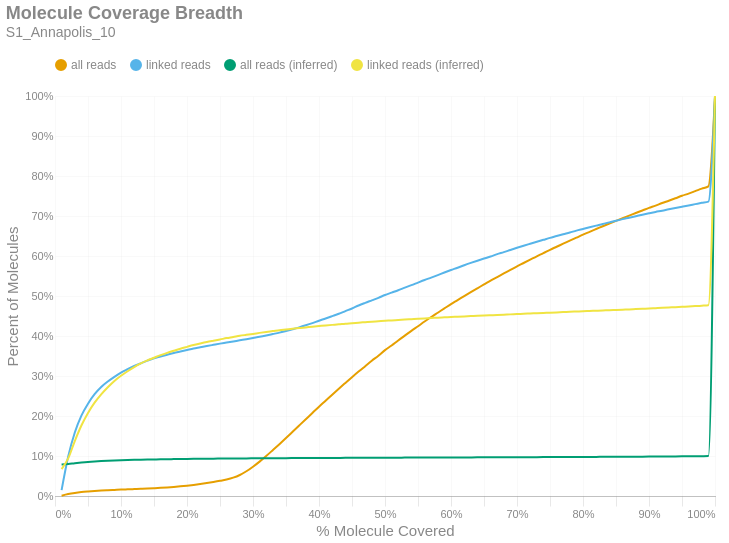

Notebook code cell kept with this figure:
### Markdown cell above
### Molecule Read Coverage
This chart shows molecule coverage breadth as computed by the number of bases aligned to that molecule. In other words, "*how much of each unique long molecule is actually sequenced/aligned?*" Keep in mind there is a distinction between sequences and alignments, since some sequences belonging to a particular molecule may not align well and wouldn't appear in the alignment data. This chart also shows molecule coverage breadth as computed by the *inferred fragment* from which the aligned sequences originate. Unlike read coverage, this calculation takes into account the total insert size, including unsequenced gaps between the forward and reverse reads. Like the previous figures, these are cumulative percents.

### Code cell
if SKIPLR:
    print_html(f"Skipped")
else:
    binned_df = consolidated_hist(valids['coverage_bp'], mask, 0.01, True)
    binned_df_inf = consolidated_hist(valids['coverage_inserts'], mask, 0.01, True)
    binned_df = binned_df.with_columns(pl.lit(binned_df_inf['all reads (cumsum)']).alias('all reads (inferred)'))
    binned_df = binned_df.with_columns(pl.lit(binned_df_inf['linked reads (cumsum)']).alias('linked reads (inferred)'))
    binned_df = binned_df.with_columns(
        (pl.col('bin').cast(pl.Float64) + 0.01).alias('right_edge')
    )

    with SafeRender(binned_df):
        (
            density_plot(binned_df, 'Molecule Coverage Breadth', samplename, 'molcov', ['all reads (inferred)','linked reads (inferred)'])
            .encode(
                #x=alt.X('bin:Q', title="% Molecule Covered").axis(format = '%').scale(padding=0),
                x=alt.X('right_edge:Q', title="% Molecule Covered").axis(format='%').scale(padding=0),
                y=alt.Y('value:Q', title='Percent of Molecules')
                    .axis(format='%')
                    .stack(False)
                    .scale(domainMin=0, padding=0),
                color=alt.Color("key:N").scale(domain = ["all reads", "linked reads", "all reads (inferred)", "linked reads (inferred)"]),
                tooltip = [
                    alt.Tooltip("key:N", title = "Data Type"),
                    alt.Tooltip("range_label:N", title="% Molecule Covered"),
                    alt.Tooltip("value:Q", format = ".2%", title="% Molecules")
                ]
            )
        ).display()

### Figure 1 — Vega-Lite specification as saved in the notebook (floating-point values rounded to 4 significant figures)
{"width": "container", "height": 400, "config": {"title": {"anchor": "start", "dy": -15, "fontSize": 18, "color": "#888888", "subtitleColor": "#888888", "subtitleFontSize": 14}, "arc": {"fill": "#0072B2"}, "axis": {"domainColor": "#888888", "domainWidth": 0.5, "gridWidth": 0.2, "grid": false, "titleFontWeight": 400, "titleFontSize": 15, "labelFontSize": 11, "labelColor": "#888888", "tickColor": "#888888", "tickWidth": 0.2, "titleColor": "#888888"}, "axisBand": {"grid": false}, "axisX": {"grid": true, "tickSize": 10, "domainCap": "round"}, "axisY": {"domain": false, "grid": true, "tickSize": 0, "domainCap": "round"}, "background": "transparent", "header": {"labelFontSize": 15, "labelColor": "#888888", "titleFontSize": 15, "titleFontWeight": 600, "titleColor": "#888888"}, "legend": {"labelFont": "sans-serif", "labelFontSize": 12, "labelColor": "#888888", "symbolSize": 100, "symbolType": "circle", "titleFontSize": 12, "titlePadding": 10, "titleColor": "#888888", "title": null, "orient": "top"}, "range": {"category": ["#E69F00", "#56B4E9", "#009E73", "#F0E442", "#0072B2", "#D55E00", "#CC79A7", "#000000"], "diverging": ["#cfe8f3", "#a2d4ec", "#73bfe2", "#46abdb", "#1696d2", "#12719e"]}, "area": {"fill": "#0072B2", "fillOpacity": 0.7, "line": true, "strokeOpacity": 0.7}, "line": {"color": "#0072B2", "stroke": "#0072B2", "strokeWidth": 2}, "trail": {"color": "#0072B2", "stroke": "#0072B2", "strokeWidth": 0, "size": 1}, "point": {"filled": true, "fillOpacity": 1.0, "size": 95}, "text": {"color": "#888888", "fontSize": 11, "align": "right", "fontWeight": 400, "size": 11}, "bar": {"fill": "#0072B2", "stroke": null}, "view": {"stroke": null, "continuousWidth": 660, "continuousHeight": 400}}, "data": {"name": "data-e808fcab689f6479f6a230d7e9f67c20"}, "mark": {"type": "line", "interpolate": "monotone", "point": {"opacity": 0, "size": 275}}, "encoding": {"color": {"field": "key", "scale": {"domain": ["all reads", "linked reads", "all reads (inferred)", "linked reads (inferred)"]}, "type": "nominal"}, "tooltip": [{"field": "key", "title": "Data Type", "type": "nominal"}, {"field": "range_label", "title": "% Molecule Covered", "type": "nominal"}, {"field": "value", "format": ".2%", "title": "% Molecules", "type": "quantitative"}], "x": {"axis": {"format": "%"}, "field": "right_edge", "scale": {"padding": 0}, "title": "% Molecule Covered", "type": "quantitative"}, "y": {"axis": {"format": "%"}, "field": "value", "scale": {"domainMin": 0, "padding": 0}, "stack": false, "title": "Percent of Molecules", "type": "quantitative"}}, "params": [{"name": "param_c36ac31b6afebe62", "select": {"type": "point", "fields": ["key"]}, "bind": "legend"}], "title": {"text": "Molecule Coverage Breadth", "subtitle": "S1_Annapolis_10"}, "transform": [{"fold": ["all reads (cumsum)", "linked reads (cumsum)", "all reads (inferred)", "linked reads (inferred)"]}, {"calculate": "replace(datum.key, ' (cumsum)', '')", "as": "key"}, {"filter": {"param": "param_c36ac31b6afebe62"}}], "usermeta": {"embedOptions": {"downloadFileName": "S1_Annapolis_10.molcov"}}, "$schema": "https://vega.github.io/schema/vega-lite/v6.1.0.json", "datasets": {"data-e808fcab689f6479f6a230d7e9f67c20": [{"bin": "0.0", "interval": "0.0-0.01", "all reads": 0.0008347, "linked reads": 0.01462, "all reads (cumsum)": 0.0008347, "linked reads (cumsum)": 0.01462, "range_label": "0.0-0.01", "all reads (inferred)": 0.0788, "linked reads (inferred)": 0.06729, "right_edge": 0.01}, {"bin": "0.01", "interval": "0.01-0.02", "all reads": 0.003946, "linked reads": 0.084, "all reads (cumsum)": 0.004781, "linked reads (cumsum)": 0.09863, "range_label": "0.01-0.02", "all reads (inferred)": 0.08008, "linked reads (inferred)": 0.09397, "right_edge": 0.02}, {"bin": "0.02", "interval": "0.02-0.03", "all reads": 0.002862, "linked reads": 0.06025, "all reads (cumsum)": 0.007643, "linked reads (cumsum)": 0.1589, "range_label": "0.02-0.03", "all reads (inferred)": 0.08202, "linked reads (inferred)": 0.1373, "right_edge": 0.03}, {"bin": "0.03", "interval": "0.03-0.04", "all reads": 0.00213, "linked reads": 0.04216, "all reads (cumsum)": 0.009773, "linked reads (cumsum)": 0.201, "range_label": "0.03-0.04", "all reads (inferred)": 0.08376, "linked reads (inferred)": 0.1761, "right_edge": 0.04}, {"bin": "0.04", "interval": "0.04-0.05", "all reads": 0.001524, "linked reads": 0.02984, "all reads (cumsum)": 0.0113, "linked reads (cumsum)": 0.2309, "range_label": "0.04-0.05", "all reads (inferred)": 0.08525, "linked reads (inferred)": 0.2076, "right_edge": 0.05}, {"bin": "0.05", "interval": "0.05-0.06", "all reads": 0.001273, "linked reads": 0.02358, "all reads (cumsum)": 0.01257, "linked reads (cumsum)": 0.2545, "range_label": "0.05-0.06", "all reads (inferred)": 0.08641, "linked reads (inferred)": 0.2332, "right_edge": 0.06}, {"bin": "0.06", "interval": "0.06-0.07", "all reads": 0.001037, "linked reads": 0.01802, "all reads (cumsum)": 0.01361, "linked reads (cumsum)": 0.2725, "range_label": "0.06-0.07", "all reads (inferred)": 0.08734, "linked reads (inferred)": 0.2541, "right_edge": 0.07}, {"bin": "0.07", "interval": "0.07-0.08", "all reads": 0.0008453, "linked reads": 0.01376, "all reads (cumsum)": 0.01445, "linked reads (cumsum)": 0.2862, "range_label": "0.07-0.08", "all reads (inferred)": 0.08814, "linked reads (inferred)": 0.2719, "right_edge": 0.08}, {"bin": "0.08", "interval": "0.08-0.09", "all reads": 0.0007705, "linked reads": 0.01167, "all reads (cumsum)": 0.01522, "linked reads (cumsum)": 0.2979, "range_label": "0.08-0.09", "all reads (inferred)": 0.08884, "linked reads (inferred)": 0.2877, "right_edge": 0.09}, {"bin": "0.09", "interval": "0.09-0.1", "all reads": 0.0007721, "linked reads": 0.01055, "all reads (cumsum)": 0.01599, "linked reads (cumsum)": 0.3085, "range_label": "0.09-0.1", "all reads (inferred)": 0.08941, "linked reads (inferred)": 0.3006, "right_edge": 0.1}, {"bin": "0.1", "interval": "0.1-0.11", "all reads": 0.0006775, "linked reads": 0.008552, "all reads (cumsum)": 0.01667, "linked reads (cumsum)": 0.317, "range_label": "0.1-0.11", "all reads (inferred)": 0.08991, "linked reads (inferred)": 0.3119, "right_edge": 0.11}, {"bin": "0.11", "interval": "0.11-0.12", "all reads": 0.0006762, "linked reads": 0.007984, "all reads (cumsum)": 0.01735, "linked reads (cumsum)": 0.325, "range_label": "0.11-0.12", "all reads (inferred)": 0.09037, "linked reads (inferred)": 0.3222, "right_edge": 0.12}, {"bin": "0.12", "interval": "0.12-0.13", "all reads": 0.0006766, "linked reads": 0.00671, "all reads (cumsum)": 0.01802, "linked reads (cumsum)": 0.3317, "range_label": "0.12-0.13", "all reads (inferred)": 0.09078, "linked reads (inferred)": 0.3315, "right_edge": 0.13}, {"bin": "0.13", "interval": "0.13-0.14", "all reads": 0.0006961, "linked reads": 0.00672, "all reads (cumsum)": 0.01872, "linked reads (cumsum)": 0.3384, "range_label": "0.13-0.14", "all reads (inferred)": 0.09112, "linked reads (inferred)": 0.3391, "right_edge": 0.14}, {"bin": "0.14", "interval": "0.14-0.15", "all reads": 0.0007734, "linked reads": 0.006003, "all reads (cumsum)": 0.01949, "linked reads (cumsum)": 0.3444, "range_label": "0.14-0.15", "all reads (inferred)": 0.09141, "linked reads (inferred)": 0.3457, "right_edge": 0.15}, {"bin": "0.15", "interval": "0.15-0.16", "all reads": 0.000841, "linked reads": 0.00446, "all reads (cumsum)": 0.02034, "linked reads (cumsum)": 0.3489, "range_label": "0.15-0.16", "all reads (inferred)": 0.09171, "linked reads (inferred)": 0.3522, "right_edge": 0.16}, {"bin": "0.16", "interval": "0.16-0.17", "all reads": 0.001024, "linked reads": 0.00444, "all reads (cumsum)": 0.02136, "linked reads (cumsum)": 0.3533, "range_label": "0.16-0.17", "all reads (inferred)": 0.09196, "linked reads (inferred)": 0.3579, "right_edge": 0.17}, {"bin": "0.17", "interval": "0.17-0.18", "all reads": 0.001286, "linked reads": 0.004301, "all reads (cumsum)": 0.02265, "linked reads (cumsum)": 0.3576, "range_label": "0.17-0.18", "all reads (inferred)": 0.09219, "linked reads (inferred)": 0.363, "right_edge": 0.18}, {"bin": "0.18", "interval": "0.18-0.19", "all reads": 0.001499, "linked reads": 0.003674, "all reads (cumsum)": 0.02414, "linked reads (cumsum)": 0.3613, "range_label": "0.18-0.19", "all reads (inferred)": 0.09243, "linked reads (inferred)": 0.3683, "right_edge": 0.19}, {"bin": "0.19", "interval": "0.19-0.2", "all reads": 0.001727, "linked reads": 0.003644, "all reads (cumsum)": 0.02587, "linked reads (cumsum)": 0.3649, "range_label": "0.19-0.2", "all reads (inferred)": 0.09264, "linked reads (inferred)": 0.3729, "right_edge": 0.2}, {"bin": "0.2", "interval": "0.2-0.21", "all reads": 0.001894, "linked reads": 0.003624, "all reads (cumsum)": 0.02777, "linked reads (cumsum)": 0.3686, "range_label": "0.2-0.21", "all reads (inferred)": 0.09284, "linked reads (inferred)": 0.3773, "right_edge": 0.21}, {"bin": "0.21", "interval": "0.21-0.22", "all reads": 0.002126, "linked reads": 0.003126, "all reads (cumsum)": 0.02989, "linked reads (cumsum)": 0.3717, "range_label": "0.21-0.22", "all reads (inferred)": 0.09302, "linked reads (inferred)": 0.3811, "right_edge": 0.22}, {"bin": "0.22", "interval": "0.22-0.23", "all reads": 0.002383, "linked reads": 0.003196, "all reads (cumsum)": 0.03228, "linked reads (cumsum)": 0.3749, "range_label": "0.22-0.23", "all reads (inferred)": 0.09319, "linked reads (inferred)": 0.3848, "right_edge": 0.23}, {"bin": "0.23", "interval": "0.23-0.24", "all reads": 0.002651, "linked reads": 0.003026, "all reads (cumsum)": 0.03493, "linked reads (cumsum)": 0.3779, "range_label": "0.23-0.24", "all reads (inferred)": 0.09334, "linked reads (inferred)": 0.3881, "right_edge": 0.24}, {"bin": "0.24", "interval": "0.24-0.25", "all reads": 0.002952, "linked reads": 0.002987, "all reads (cumsum)": 0.03788, "linked reads (cumsum)": 0.3809, "range_label": "0.24-0.25", "all reads (inferred)": 0.09349, "linked reads (inferred)": 0.3913, "right_edge": 0.25}, {"bin": "0.25", "interval": "0.25-0.26", "all reads": 0.003371, "linked reads": 0.002698, "all reads (cumsum)": 0.04125, "linked reads (cumsum)": 0.3836, "range_label": "0.25-0.26", "all reads (inferred)": 0.09365, "linked reads (inferred)": 0.3948, "right_edge": 0.26}, {"bin": "0.26", "interval": "0.26-0.27", "all reads": 0.004576, "linked reads": 0.002758, "all reads (cumsum)": 0.04583, "linked reads (cumsum)": 0.3864, "range_label": "0.26-0.27", "all reads (inferred)": 0.09378, "linked reads (inferred)": 0.3976, "right_edge": 0.27}, {"bin": "0.27", "interval": "0.27-0.28", "all reads": 0.006722, "linked reads": 0.002857, "all reads (cumsum)": 0.05255, "linked reads (cumsum)": 0.3892, "range_label": "0.27-0.28", "all reads (inferred)": 0.09391, "linked reads (inferred)": 0.4005, "right_edge": 0.28}, {"bin": "0.28", "interval": "0.28-0.29", "all reads": 0.009259, "linked reads": 0.002718, "all reads (cumsum)": 0.06181, "linked reads (cumsum)": 0.3919, "range_label": "0.28-0.29", "all reads (inferred)": 0.09402, "linked reads (inferred)": 0.4029, "right_edge": 0.29}, {"bin": "0.29", "interval": "0.29-0.3", "all reads": 0.01142, "linked reads": 0.003016, "all reads (cumsum)": 0.07323, "linked reads (cumsum)": 0.3949, "range_label": "0.29-0.3", "all reads (inferred)": 0.09413, "linked reads (inferred)": 0.4053, "right_edge": 0.3}, {"bin": "0.3", "interval": "0.3-0.31", "all reads": 0.01266, "linked reads": 0.002927, "all reads (cumsum)": 0.08589, "linked reads (cumsum)": 0.3979, "range_label": "0.3-0.31", "all reads (inferred)": 0.09425, "linked reads (inferred)": 0.4078, "right_edge": 0.31}, {"bin": "0.31", "interval": "0.31-0.32", "all reads": 0.01401, "linked reads": 0.003325, "all reads (cumsum)": 0.0999, "linked reads (cumsum)": 0.4012, "range_label": "0.31-0.32", "all reads (inferred)": 0.09436, "linked reads (inferred)": 0.4102, "right_edge": 0.32}, {"bin": "0.32", "interval": "0.32-0.33", "all reads": 0.01475, "linked reads": 0.003594, "all reads (cumsum)": 0.1147, "linked reads (cumsum)": 0.4048, "range_label": "0.32-0.33", "all reads (inferred)": 0.09446, "linked reads (inferred)": 0.4123, "right_edge": 0.33}, {"bin": "0.33", "interval": "0.33-0.34", "all reads": 0.01495, "linked reads": 0.003634, "all reads (cumsum)": 0.1296, "linked reads (cumsum)": 0.4084, "range_label": "0.33-0.34", "all reads (inferred)": 0.09456, "linked reads (inferred)": 0.4145, "right_edge": 0.34}, {"bin": "0.34", "interval": "0.34-0.35", "all reads": 0.01537, "linked reads": 0.004191, "all reads (cumsum)": 0.145, "linked reads (cumsum)": 0.4126, "range_label": "0.34-0.35", "all reads (inferred)": 0.09465, "linked reads (inferred)": 0.4163, "right_edge": 0.35}, {"bin": "0.35", "interval": "0.35-0.36", "all reads": 0.01566, "linked reads": 0.0044, "all reads (cumsum)": 0.1606, "linked reads (cumsum)": 0.417, "range_label": "0.35-0.36", "all reads (inferred)": 0.09474, "linked reads (inferred)": 0.4182, "right_edge": 0.36}, {"bin": "0.36", "interval": "0.36-0.37", "all reads": 0.01571, "linked reads": 0.004599, "all reads (cumsum)": 0.1764, "linked reads (cumsum)": 0.4216, "range_label": "0.36-0.37", "all reads (inferred)": 0.09483, "linked reads (inferred)": 0.4198, "right_edge": 0.37}, {"bin": "0.37", "interval": "0.37-0.38", "all reads": 0.01565, "linked reads": 0.005117, "all reads (cumsum)": 0.192, "linked reads (cumsum)": 0.4267, "range_label": "0.37-0.38", "all reads (inferred)": 0.09491, "linked reads (inferred)": 0.4215, "right_edge": 0.38}, {"bin": "0.38", "interval": "0.38-0.39", "all reads": 0.01548, "linked reads": 0.005515, "all reads (cumsum)": 0.2075, "linked reads (cumsum)": 0.4322, "range_label": "0.38-0.39", "all reads (inferred)": 0.095, "linked reads (inferred)": 0.4233, "right_edge": 0.39}, {"bin": "0.39", "interval": "0.39-0.4", "all reads": 0.01579, "linked reads": 0.005943, "all reads (cumsum)": 0.2233, "linked reads (cumsum)": 0.4382, "range_label": "0.39-0.4", "all reads (inferred)": 0.09507, "linked reads (inferred)": 0.4249, "right_edge": 0.4}, {"bin": "0.4", "interval": "0.4-0.41", "all reads": 0.01497, "linked reads": 0.005595, "all reads (cumsum)": 0.2382, "linked reads (cumsum)": 0.4438, "range_label": "0.4-0.41", "all reads (inferred)": 0.09515, "linked reads (inferred)": 0.4264, "right_edge": 0.41}, {"bin": "0.41", "interval": "0.41-0.42", "all reads": 0.01515, "linked reads": 0.005874, "all reads (cumsum)": 0.2534, "linked reads (cumsum)": 0.4497, "range_label": "0.41-0.42", "all reads (inferred)": 0.09523, "linked reads (inferred)": 0.4278, "right_edge": 0.42}, {"bin": "0.42", "interval": "0.42-0.43", "all reads": 0.01479, "linked reads": 0.005973, "all reads (cumsum)": 0.2682, "linked reads (cumsum)": 0.4556, "range_label": "0.42-0.43", "all reads (inferred)": 0.09529, "linked reads (inferred)": 0.4292, "right_edge": 0.43}, {"bin": "0.43", "interval": "0.43-0.44", "all reads": 0.01448, "linked reads": 0.00663, "all reads (cumsum)": 0.2827, "linked reads (cumsum)": 0.4623, "range_label": "0.43-0.44", "all reads (inferred)": 0.09537, "linked reads (inferred)": 0.4307, "right_edge": 0.44}, {"bin": "0.44", "interval": "0.44-0.45", "all reads": 0.01437, "linked reads": 0.006551, "all reads (cumsum)": 0.297, "linked reads (cumsum)": 0.4688, "range_label": "0.44-0.45", "all reads (inferred)": 0.09543, "linked reads (inferred)": 0.4319, "right_edge": 0.45}, {"bin": "0.45", "interval": "0.45-0.46", "all reads": 0.01399, "linked reads": 0.007516, "all reads (cumsum)": 0.311, "linked reads (cumsum)": 0.4763, "range_label": "0.45-0.46", "all reads (inferred)": 0.09551, "linked reads (inferred)": 0.4333, "right_edge": 0.46}, {"bin": "0.46", "interval": "0.46-0.47", "all reads": 0.01357, "linked reads": 0.006561, "all reads (cumsum)": 0.3246, "linked reads (cumsum)": 0.4829, "range_label": "0.46-0.47", "all reads (inferred)": 0.09557, "linked reads (inferred)": 0.4345, "right_edge": 0.47}, {"bin": "0.47", "interval": "0.47-0.48", "all reads": 0.0135, "linked reads": 0.006222, "all reads (cumsum)": 0.3381, "linked reads (cumsum)": 0.4891, "range_label": "0.47-0.48", "all reads (inferred)": 0.09563, "linked reads (inferred)": 0.4358, "right_edge": 0.48}, {"bin": "0.48", "interval": "0.48-0.49", "all reads": 0.01261, "linked reads": 0.006272, "all reads (cumsum)": 0.3507, "linked reads (cumsum)": 0.4954, "range_label": "0.48-0.49", "all reads (inferred)": 0.09569, "linked reads (inferred)": 0.4369, "right_edge": 0.49}, {"bin": "0.49", "interval": "0.49-0.5", "all reads": 0.01398, "linked reads": 0.007178, "all reads (cumsum)": 0.3647, "linked reads (cumsum)": 0.5026, "range_label": "0.49-0.5", "all reads (inferred)": 0.09576, "linked reads (inferred)": 0.438, "right_edge": 0.5}, {"bin": "0.5", "interval": "0.5-0.51", "all reads": 0.01152, "linked reads": 0.005933, "all reads (cumsum)": 0.3762, "linked reads (cumsum)": 0.5085, "range_label": "0.5-0.51", "all reads (inferred)": 0.09581, "linked reads (inferred)": 0.4389, "right_edge": 0.51}, {"bin": "0.51", "interval": "0.51-0.52", "all reads": 0.01266, "linked reads": 0.005884, "all reads (cumsum)": 0.3889, "linked reads (cumsum)": 0.5144, "range_label": "0.51-0.52", "all reads (inferred)": 0.09588, "linked reads (inferred)": 0.4401, "right_edge": 0.52}, {"bin": "0.52", "interval": "0.52-0.53", "all reads": 0.01201, "linked reads": 0.006561, "all reads (cumsum)": 0.4009, "linked reads (cumsum)": 0.5209, "range_label": "0.52-0.53", "all reads (inferred)": 0.09594, "linked reads (inferred)": 0.4411, "right_edge": 0.53}, {"bin": "0.53", "interval": "0.53-0.54", "all reads": 0.01206, "linked reads": 0.006103, "all reads (cumsum)": 0.4129, "linked reads (cumsum)": 0.527, "range_label": "0.53-0.54", "all reads (inferred)": 0.096, "linked reads (inferred)": 0.4421, "right_edge": 0.54}, {"bin": "0.54", "interval": "0.54-0.55", "all reads": 0.01152, "linked reads": 0.006541, "all reads (cumsum)": 0.4245, "linked reads (cumsum)": 0.5336, "range_label": "0.54-0.55", "all reads (inferred)": 0.09606, "linked reads (inferred)": 0.4431, "right_edge": 0.55}, {"bin": "0.55", "interval": "0.55-0.56", "all reads": 0.0117, "linked reads": 0.006431, "all reads (cumsum)": 0.4362, "linked reads (cumsum)": 0.54, "range_label": "0.55-0.56", "all reads (inferred)": 0.09612, "linked reads (inferred)": 0.444, "right_edge": 0.56}, {"bin": "0.56", "interval": "0.56-0.57", "all reads": 0.01126, "linked reads": 0.006073, "all reads (cumsum)": 0.4474, "linked reads (cumsum)": 0.5461, "range_label": "0.56-0.57", "all reads (inferred)": 0.09618, "linked reads (inferred)": 0.4449, "right_edge": 0.57}, {"bin": "0.57", "interval": "0.57-0.58", "all reads": 0.01079, "linked reads": 0.006232, "all reads (cumsum)": 0.4582, "linked reads (cumsum)": 0.5523, "range_label": "0.57-0.58", "all reads (inferred)": 0.09624, "linked reads (inferred)": 0.4459, "right_edge": 0.58}, {"bin": "0.58", "interval": "0.58-0.59", "all reads": 0.01079, "linked reads": 0.006401, "all reads (cumsum)": 0.469, "linked reads (cumsum)": 0.5587, "range_label": "0.58-0.59", "all reads (inferred)": 0.0963, "linked reads (inferred)": 0.4466, "right_edge": 0.59}, {"bin": "0.59", "interval": "0.59-0.6", "all reads": 0.01077, "linked reads": 0.006142, "all reads (cumsum)": 0.4798, "linked reads (cumsum)": 0.5649, "range_label": "0.59-0.6", "all reads (inferred)": 0.09636, "linked reads (inferred)": 0.4474, "right_edge": 0.6}, {"bin": "0.6", "interval": "0.6-0.61", "all reads": 0.009922, "linked reads": 0.005834, "all reads (cumsum)": 0.4897, "linked reads (cumsum)": 0.5707, "range_label": "0.6-0.61", "all reads (inferred)": 0.09641, "linked reads (inferred)": 0.4482, "right_edge": 0.61}, {"bin": "0.61", "interval": "0.61-0.62", "all reads": 0.01012, "linked reads": 0.006212, "all reads (cumsum)": 0.4998, "linked reads (cumsum)": 0.5769, "range_label": "0.61-0.62", "all reads (inferred)": 0.09647, "linked reads (inferred)": 0.4489, "right_edge": 0.62}, {"bin": "0.62", "interval": "0.62-0.63", "all reads": 0.009854, "linked reads": 0.005814, "all reads (cumsum)": 0.5097, "linked reads (cumsum)": 0.5827, "range_label": "0.62-0.63", "all reads (inferred)": 0.09652, "linked reads (inferred)": 0.4498, "right_edge": 0.63}, {"bin": "0.63", "interval": "0.63-0.64", "all reads": 0.009637, "linked reads": 0.005575, "all reads (cumsum)": 0.5193, "linked reads (cumsum)": 0.5883, "range_label": "0.63-0.64", "all reads (inferred)": 0.09659, "linked reads (inferred)": 0.4506, "right_edge": 0.64}, {"bin": "0.64", "interval": "0.64-0.65", "all reads": 0.009533, "linked reads": 0.005356, "all reads (cumsum)": 0.5288, "linked reads (cumsum)": 0.5937, "range_label": "0.64-0.65", "all reads (inferred)": 0.09665, "linked reads (inferred)": 0.4513, "right_edge": 0.65}, {"bin": "0.65", "interval": "0.65-0.66", "all reads": 0.009692, "linked reads": 0.005167, "all reads (cumsum)": 0.5385, "linked reads (cumsum)": 0.5988, "range_label": "0.65-0.66", "all reads (inferred)": 0.0967, "linked reads (inferred)": 0.4519, "right_edge": 0.66}, {"bin": "0.66", "interval": "0.66-0.67", "all reads": 0.008965, "linked reads": 0.005754, "all reads (cumsum)": 0.5475, "linked reads (cumsum)": 0.6046, "range_label": "0.66-0.67", "all reads (inferred)": 0.09676, "linked reads (inferred)": 0.4526, "right_edge": 0.67}, {"bin": "0.67", "interval": "0.67-0.68", "all reads": 0.009052, "linked reads": 0.005047, "all reads (cumsum)": 0.5565, "linked reads (cumsum)": 0.6096, "range_label": "0.67-0.68", "all reads (inferred)": 0.09681, "linked reads (inferred)": 0.4533, "right_edge": 0.68}, {"bin": "0.68", "interval": "0.68-0.69", "all reads": 0.008773, "linked reads": 0.005485, "all reads (cumsum)": 0.5653, "linked reads (cumsum)": 0.6151, "range_label": "0.68-0.69", "all reads (inferred)": 0.09688, "linked reads (inferred)": 0.4541, "right_edge": 0.69}, {"bin": "0.69", "interval": "0.69-0.7", "all reads": 0.008851, "linked reads": 0.005366, "all reads (cumsum)": 0.5742, "linked reads (cumsum)": 0.6205, "range_label": "0.69-0.7", "all reads (inferred)": 0.09694, "linked reads (inferred)": 0.4548, "right_edge": 0.7}, {"bin": "0.7", "interval": "0.7-0.71", "all reads": 0.008318, "linked reads": 0.005227, "all reads (cumsum)": 0.5825, "linked reads (cumsum)": 0.6257, "range_label": "0.7-0.71", "all reads (inferred)": 0.097, "linked reads (inferred)": 0.4555, "right_edge": 0.71}, {"bin": "0.71", "interval": "0.71-0.72", "all reads": 0.008358, "linked reads": 0.004958, "all reads (cumsum)": 0.5908, "linked reads (cumsum)": 0.6307, "range_label": "0.71-0.72", "all reads (inferred)": 0.09707, "linked reads (inferred)": 0.4562, "right_edge": 0.72}, {"bin": "0.72", "interval": "0.72-0.73", "all reads": 0.008382, "linked reads": 0.004878, "all reads (cumsum)": 0.5992, "linked reads (cumsum)": 0.6355, "range_label": "0.72-0.73", "all reads (inferred)": 0.09713, "linked reads (inferred)": 0.4569, "right_edge": 0.73}, {"bin": "0.73", "interval": "0.73-0.74", "all reads": 0.007968, "linked reads": 0.004888, "all reads (cumsum)": 0.6072, "linked reads (cumsum)": 0.6404, "range_label": "0.73-0.74", "all reads (inferred)": 0.09719, "linked reads (inferred)": 0.4576, "right_edge": 0.74}, {"bin": "0.74", "interval": "0.74-0.75", "all reads": 0.008357, "linked reads": 0.004888, "all reads (cumsum)": 0.6156, "linked reads (cumsum)": 0.6453, "range_label": "0.74-0.75", "all reads (inferred)": 0.09725, "linked reads (inferred)": 0.4583, "right_edge": 0.75}, {"bin": "0.75", "interval": "0.75-0.76", "all reads": 0.007571, "linked reads": 0.00448, "all reads (cumsum)": 0.6231, "linked reads (cumsum)": 0.6498, "range_label": "0.75-0.76", "all reads (inferred)": 0.09732, "linked reads (inferred)": 0.459, "right_edge": 0.76}, {"bin": "0.76", "interval": "0.76-0.77", "all reads": 0.007596, "linked reads": 0.00456, "all reads (cumsum)": 0.6307, "linked reads (cumsum)": 0.6544, "range_label": "0.76-0.77", "all reads (inferred)": 0.09739, "linked reads (inferred)": 0.4598, "right_edge": 0.77}, {"bin": "0.77", "interval": "0.77-0.78", "all reads": 0.007525, "linked reads": 0.00436, "all reads (cumsum)": 0.6382, "linked reads (cumsum)": 0.6587, "range_label": "0.77-0.78", "all reads (inferred)": 0.09746, "linked reads (inferred)": 0.4606, "right_edge": 0.78}, {"bin": "0.78", "interval": "0.78-0.79", "all reads": 0.007582, "linked reads": 0.004759, "all reads (cumsum)": 0.6458, "linked reads (cumsum)": 0.6635, "range_label": "0.78-0.79", "all reads (inferred)": 0.09754, "linked reads (inferred)": 0.4613, "right_edge": 0.79}, {"bin": "0.79", "interval": "0.79-0.8", "all reads": 0.007669, "linked reads": 0.004121, "all reads (cumsum)": 0.6535, "linked reads (cumsum)": 0.6676, "range_label": "0.79-0.8", "all reads (inferred)": 0.09762, "linked reads (inferred)": 0.462, "right_edge": 0.8}, {"bin": "0.8", "interval": "0.8-0.81", "all reads": 0.006889, "linked reads": 0.004141, "all reads (cumsum)": 0.6604, "linked reads (cumsum)": 0.6717, "range_label": "0.8-0.81", "all reads (inferred)": 0.09769, "linked reads (inferred)": 0.4626, "right_edge": 0.81}, {"bin": "0.81", "interval": "0.81-0.82", "all reads": 0.007016, "linked reads": 0.004191, "all reads (cumsum)": 0.6674, "linked reads (cumsum)": 0.6759, "range_label": "0.81-0.82", "all reads (inferred)": 0.09778, "linked reads (inferred)": 0.4632, "right_edge": 0.82}, {"bin": "0.82", "interval": "0.82-0.83", "all reads": 0.007063, "linked reads": 0.004271, "all reads (cumsum)": 0.6745, "linked reads (cumsum)": 0.6802, "range_label": "0.82-0.83", "all reads (inferred)": 0.09786, "linked reads (inferred)": 0.4639, "right_edge": 0.83}, {"bin": "0.83", "interval": "0.83-0.84", "all reads": 0.006806, "linked reads": 0.003873, "all reads (cumsum)": 0.6813, "linked reads (cumsum)": 0.6841, "range_label": "0.83-0.84", "all reads (inferred)": 0.09793, "linked reads (inferred)": 0.4643, "right_edge": 0.84}, {"bin": "0.84", "interval": "0.84-0.85", "all reads": 0.006582, "linked reads": 0.004201, "all reads (cumsum)": 0.6879, "linked reads (cumsum)": 0.6883, "range_label": "0.84-0.85", "all reads (inferred)": 0.09802, "linked reads (inferred)": 0.4651, "right_edge": 0.85}, {"bin": "0.85", "interval": "0.85-0.86", "all reads": 0.006607, "linked reads": 0.003962, "all reads (cumsum)": 0.6945, "linked reads (cumsum)": 0.6922, "range_label": "0.85-0.86", "all reads (inferred)": 0.0981, "linked reads (inferred)": 0.4658, "right_edge": 0.86}, {"bin": "0.86", "interval": "0.86-0.87", "all reads": 0.00641, "linked reads": 0.003484, "all reads (cumsum)": 0.7009, "linked reads (cumsum)": 0.6957, "range_label": "0.86-0.87", "all reads (inferred)": 0.09818, "linked reads (inferred)": 0.4664, "right_edge": 0.87}, {"bin": "0.87", "interval": "0.87-0.88", "all reads": 0.006592, "linked reads": 0.003664, "all reads (cumsum)": 0.7075, "linked reads (cumsum)": 0.6994, "range_label": "0.87-0.88", "all reads (inferred)": 0.09828, "linked reads (inferred)": 0.4673, "right_edge": 0.88}, {"bin": "0.88", "interval": "0.88-0.89", "all reads": 0.006343, "linked reads": 0.003763, "all reads (cumsum)": 0.7138, "linked reads (cumsum)": 0.7031, "range_label": "0.88-0.89", "all reads (inferred)": 0.09838, "linked reads (inferred)": 0.468, "right_edge": 0.89}, {"bin": "0.89", "interval": "0.89-0.9", "all reads": 0.006427, "linked reads": 0.003534, "all reads (cumsum)": 0.7202, "linked reads (cumsum)": 0.7067, "range_label": "0.89-0.9", "all reads (inferred)": 0.09849, "linked reads (inferred)": 0.4687, "right_edge": 0.9}, {"bin": "0.9", "interval": "0.9-0.91", "all reads": 0.005818, "linked reads": 0.003415, "all reads (cumsum)": 0.726, "linked reads (cumsum)": 0.7101, "range_label": "0.9-0.91", "all reads (inferred)": 0.0986, "linked reads (inferred)": 0.4696, "right_edge": 0.91}, {"bin": "0.91", "interval": "0.91-0.92", "all reads": 0.006536, "linked reads": 0.003146, "all reads (cumsum)": 0.7326, "linked reads (cumsum)": 0.7132, "range_label": "0.91-0.92", "all reads (inferred)": 0.09871, "linked reads (inferred)": 0.4705, "right_edge": 0.92}, {"bin": "0.92", "interval": "0.92-0.93", "all reads": 0.005625, "linked reads": 0.003474, "all reads (cumsum)": 0.7382, "linked reads (cumsum)": 0.7167, "range_label": "0.92-0.93", "all reads (inferred)": 0.09884, "linked reads (inferred)": 0.4713, "right_edge": 0.93}, {"bin": "0.93", "interval": "0.93-0.94", "all reads": 0.006054, "linked reads": 0.003206, "all reads (cumsum)": 0.7443, "linked reads (cumsum)": 0.7199, "range_label": "0.93-0.94", "all reads (inferred)": 0.09897, "linked reads (inferred)": 0.4721, "right_edge": 0.94}, {"bin": "0.94", "interval": "0.94-0.95", "all reads": 0.006456, "linked reads": 0.003275, "all reads (cumsum)": 0.7507, "linked reads (cumsum)": 0.7232, "range_label": "0.94-0.95", "all reads (inferred)": 0.09911, "linked reads (inferred)": 0.4729, "right_edge": 0.95}, {"bin": "0.95", "interval": "0.95-0.96", "all reads": 0.005242, "linked reads": 0.003255, "all reads (cumsum)": 0.756, "linked reads (cumsum)": 0.7264, "range_label": "0.95-0.96", "all reads (inferred)": 0.09926, "linked reads (inferred)": 0.4739, "right_edge": 0.96}, {"bin": "0.96", "interval": "0.96-0.97", "all reads": 0.006123, "linked reads": 0.003196, "all reads (cumsum)": 0.7621, "linked reads (cumsum)": 0.7296, "range_label": "0.96-0.97", "all reads (inferred)": 0.09941, "linked reads (inferred)": 0.4747, "right_edge": 0.97}, {"bin": "0.97", "interval": "0.97-0.98", "all reads": 0.00623, "linked reads": 0.003216, "all reads (cumsum)": 0.7683, "linked reads (cumsum)": 0.7329, "range_label": "0.97-0.98", "all reads (inferred)": 0.09959, "linked reads (inferred)": 0.4757, "right_edge": 0.98}, {"bin": "0.98", "interval": "0.98-0.99", "all reads": 0.005824, "linked reads": 0.002967, "all reads (cumsum)": 0.7741, "linked reads (cumsum)": 0.7358, "range_label": "0.98-0.99", "all reads (inferred)": 0.09983, "linked reads (inferred)": 0.4771, "right_edge": 0.99}, {"bin": "0.99", "interval": "0.99-1.0", "all reads": 0.2259, "linked reads": 0.2642, "all reads (cumsum)": 1.0, "linked reads (cumsum)": 1.0, "range_label": "0.99-1.0", "all reads (inferred)": 1.0, "linked reads (inferred)": 1.0, "right_edge": 1.0}]}}
